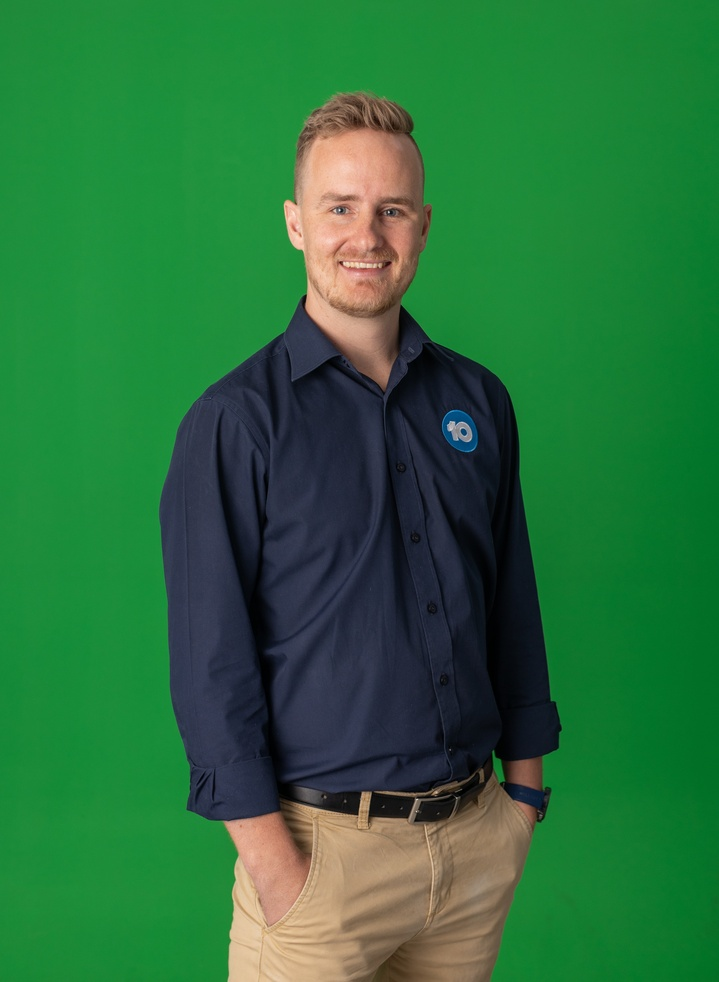
#> input picture u0-vorlesung-uebungen/example/greenscreen.jpg, 719 x 982 px, shrunk from 3823 x 5223 before the run, found by its file name
$ python 03_binarisierung.py
#> lines starting #> are read from the running program, lines starting #| are printed output that depends on the picture
#Import the necessary packages
import cv2
import matplotlib.pyplot as plt

import cv2

# ---------- #
# READ IMAGE #
# ---------- #
path='../example/greenscreen.jpg'
img=cv2.imread(path)
#> img is the input picture: shape (982, 719, 3); mean B, G, R 59.5, 112, 41.2
img = cv2.cvtColor(img, cv2.COLOR_BGR2GRAY)
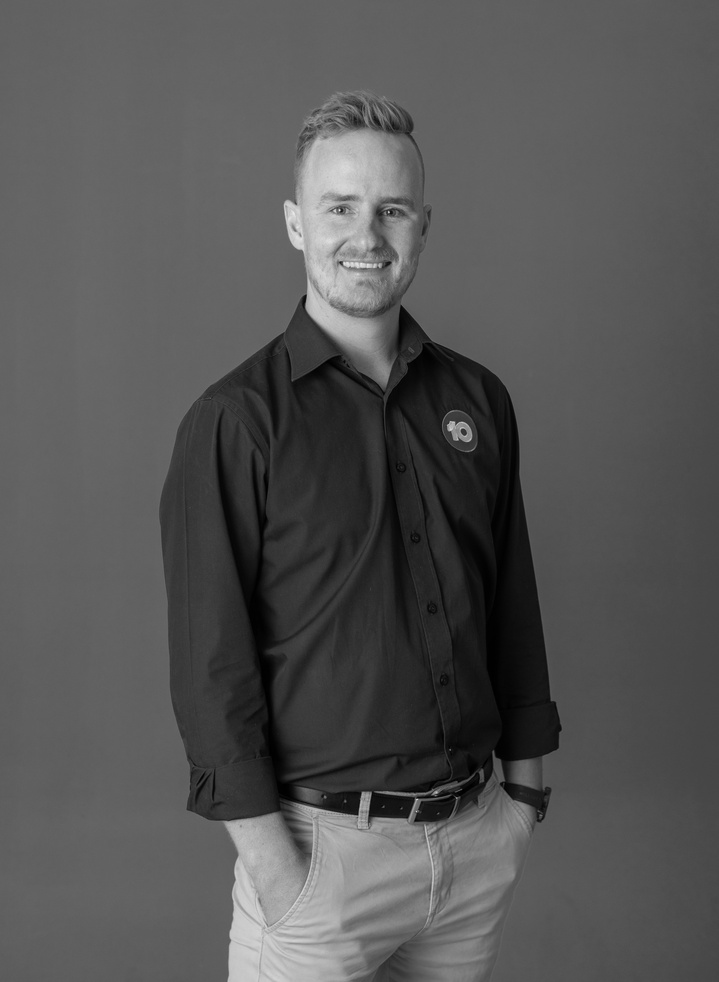
#> img: shape (982, 719); min 0, max 235, mean 84.9

# ---------------- #
# Global Threshold #
# ---------------- #
#> (the run stopped early here; a loop or call above may not have finished)
